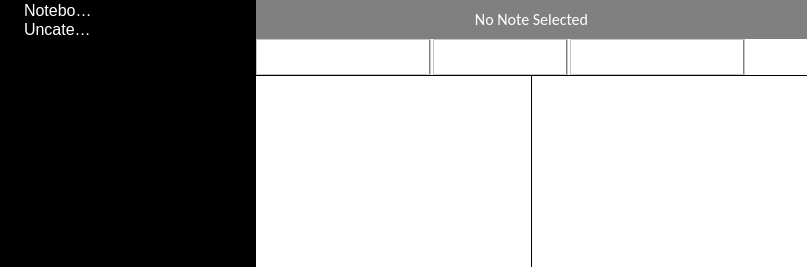
        <widget class="QWidget" name="centralView" native="true">
         <property name="sizePolicy">
          <sizepolicy hsizetype="Preferred" vsizetype="Preferred">
           <horstretch>0</horstretch>
           <verstretch>0</verstretch>
          </sizepolicy>
         </property>
         <property name="minimumSize">
          <size>
           <width>0</width>
           <height>0</height>
          </size>
         </property>
         <property name="styleSheet">
          <string notr="true">QWidget{
	margin:0px;
	padding:0px;
}</string>
         </property>
         <layout class="QHBoxLayout" name="horizontalLayout_5">
          <property name="spacing">
           <number>0</number>
          </property>
          <property name="leftMargin">
           <number>0</number>
          </property>
          <property name="topMargin">
           <number>0</number>
          </property>
          <property name="rightMargin">
           <number>0</number>
          </property>
          <property name="bottomMargin">
           <number>0</number>
          </property>
          <item>
           <widget class="QTreeWidget" name="treeWidget">
            <property name="enabled">
             <bool>true</bool>
            </property>
            <property name="sizePolicy">
             <sizepolicy hsizetype="Maximum" vsizetype="Preferred">
              <horstretch>0</horstretch>
              <verstretch>0</verstretch>
             </sizepolicy>
            </property>
            <property name="minimumSize">
             <size>
              <width>200</width>
              <height>0</height>
             </size>
            </property>
            <property name="contextMenuPolicy">
             <enum>Qt::CustomContextMenu</enum>
            </property>
            <property name="autoFillBackground">
             <bool>false</bool>
            </property>
            <property name="styleSheet">
             <string notr="true">QTreeView {
	background-color:black;
	color:white;
	alternate-background-color:gray;
}

</string>
            </property>
            <property name="frameShape">
             <enum>QFrame::WinPanel</enum>
            </property>
            <property name="frameShadow">
             <enum>QFrame::Raised</enum>
            </property>
            <property name="horizontalScrollBarPolicy">
             <enum>Qt::ScrollBarAsNeeded</enum>
            </property>
            <property name="sizeAdjustPolicy">
             <enum>QAbstractScrollArea::AdjustIgnored</enum>
            </property>
            <property name="showDropIndicator" stdset="0">
             <bool>true</bool>
            </property>
            <property name="horizontalScrollMode">
             <enum>QAbstractItemView::ScrollPerPixel</enum>
            </property>
            <property name="rootIsDecorated">
             <bool>true</bool>
            </property>
            <property name="uniformRowHeights">
             <bool>true</bool>
            </property>
            <property name="animated">
             <bool>true</bool>
            </property>
            <property name="wordWrap">
             <bool>false</bool>
            </property>
            <property name="headerHidden">
             <bool>true</bool>
            </property>
            <property name="expandsOnDoubleClick">
             <bool>true</bool>
            </property>
            <property name="columnCount">
             <number>1</number>
            </property>
            <attribute name="headerVisible">
             <bool>false</bool>
            </attribute>
            <attribute name="headerCascadingSectionResizes">
             <bool>false</bool>
            </attribute>
            <attribute name="headerHighlightSections">
             <bool>false</bool>
            </attribute>
            <attribute name="headerStretchLastSection">
             <bool>false</bool>
            </attribute>
            <column>
             <property name="text">
              <string>Notes</string>
             </property>
            </column>
            <item>
             <property name="text">
              <string>Notebooks</string>
             </property>
             <property name="font">
              <font>
               <pointsize>12</pointsize>
              </font>
             </property>
            </item>
            <item>
             <property name="text">
              <string>Uncategorized</string>
             </property>
             <property name="font">
              <font>
               <pointsize>12</pointsize>
              </font>
             </property>
            </item>
           </widget>
          </item>
          <item>
           <widget class="QWidget" name="editorArea" native="true">
            <property name="sizePolicy">
             <sizepolicy hsizetype="Preferred" vsizetype="Preferred">
              <horstretch>0</horstretch>
              <verstretch>0</verstretch>
             </sizepolicy>
            </property>
            <property name="styleSheet">
             <string notr="true">QWidget{
	background-color:white;
	margin:0px;
	padding:0px;
}
</string>
            </property>
            <layout class="QVBoxLayout" name="verticalLayout_2">
             <property name="spacing">
              <number>0</number>
             </property>
             <property name="leftMargin">
              <number>0</number>
             </property>
             <property name="topMargin">
              <number>0</number>
             </property>
             <property name="rightMargin">
              <number>0</number>
             </property>
             <property name="bottomMargin">
              <number>0</number>
             </property>
             <item>
              <widget class="QWidget" name="titleArea" native="true">
               <property name="sizePolicy">
                <sizepolicy hsizetype="Preferred" vsizetype="Fixed">
                 <horstretch>0</horstretch>
                 <verstretch>0</verstretch>
                </sizepolicy>
               </property>
               <property name="font">
                <font>
                 <family>Calibri</family>
                 <pointsize>3</pointsize>
                 <weight>75</weight>
                 <italic>true</italic>
                 <bold>true</bold>
                 <kerning>true</kerning>
                </font>
               </property>
               <property name="styleSheet">
                <string notr="true">padding:0px;
margin :0px;
background-color:grey;</string>
               </property>
               <layout class="QHBoxLayout" name="horizontalLayout">
                <property name="spacing">
                 <number>0</number>
                </property>
                <item>
                 <widget class="QLabel" name="fileName">
                  <property name="font">
                   <font>
                    <family>Calibri</family>
                    <pointsize>12</pointsize>
                   </font>
                  </property>
                  <property name="styleSheet">
                   <string notr="true"/>
                  </property>
                  <property name="text">
                   <string>&lt;html&gt;&lt;head/&gt;&lt;body&gt;&lt;p&gt;&lt;span style=&quot; color:#ffffff;&quot;&gt;No Note Selected&lt;/span&gt;&lt;/p&gt;&lt;/body&gt;&lt;/html&gt;</string>
                  </property>
                  <property name="scaledContents">
                   <bool>false</bool>
                  </property>
                  <property name="alignment">
                   <set>Qt::AlignCenter</set>
                  </property>
                  <property name="textInteractionFlags">
                   <set>Qt::TextSelectableByMouse</set>
                  </property>
                 </widget>
                </item>
               </layout>
              </widget>
             </item>
             <item>
              <widget class="QWidget" name="editingButtons" native="true">
               <property name="enabled">
                <bool>true</bool>
               </property>
               <property name="sizePolicy">
                <sizepolicy hsizetype="Minimum" vsizetype="Maximum">
                 <horstretch>0</horstretch>
                 <verstretch>0</verstretch>
                </sizepolicy>
               </property>
               <property name="mouseTracking">
                <bool>false</bool>
               </property>
               <property name="layoutDirection">
                <enum>Qt::LeftToRight</enum>
               </property>
               <property name="autoFillBackground">
                <bool>false</bool>
               </property>
               <property name="styleSheet">
                <string notr="true">QFrame{
	border-right:2px solid gray;
	padding:0px;
	margin:0px;
	background-color:white;	
}

QPushButton{
	border-style:None;
	padding:3px;
}

QPushButton:hover{
	border-style:solid;
	border-color:black;
	background-origin:border-box;
	padding-top: 3px;
    padding-left: 4px;
}

QPushButton:pressed{
	padding-top: 1px;
	padding-left :1px;
}</string>
               </property>
               <layout class="QHBoxLayout" name="horizontalLayout_3">
                <property name="spacing">
                 <number>2</number>
                </property>
                <property name="leftMargin">
                 <number>0</number>
                </property>
                <property name="topMargin">
                 <number>0</number>
                </property>
                <property name="rightMargin">
                 <number>2</number>
                </property>
                <property name="bottomMargin">
                 <number>0</number>
                </property>
                <item>
                 <widget class="QFrame" name="formatFrame">
                  <property name="styleSheet">
                   <string notr="true">QPushButton{
	margin:0px;
	padding:1px;
}

QPushButton:hover{
	border-style:solid;
	border-color:black;
	background-origin:border-box;
	padding-top: 3px;
    padding-left: 4px;
}

QPushButton:pressed{
	padding-top: 1px;
	padding-left :1px;
}</string>
                  </property>
                  <property name="frameShape">
                   <enum>QFrame::StyledPanel</enum>
                  </property>
                  <property name="frameShadow">
                   <enum>QFrame::Raised</enum>
                  </property>
                  <layout class="QHBoxLayout" name="horizontalLayout_7">
                   <item>
                    <widget class="QPushButton" name="boldButton">
                     <property name="sizePolicy">
                      <sizepolicy hsizetype="Minimum" vsizetype="Fixed">
                       <horstretch>0</horstretch>
                       <verstretch>0</verstretch>
                      </sizepolicy>
                     </property>
                     <property name="cursor">
                      <cursorShape>PointingHandCursor</cursorShape>
                     </property>
                     <property name="focusPolicy">
                      <enum>Qt::StrongFocus</enum>
                     </property>
                     <property name="toolTip">
                      <string>Bold</string>
                     </property>
                     <property name="styleSheet">
                      <string notr="true"/>
                     </property>
                     <property name="text">
                      <string/>
                     </property>
                     <property name="icon">
                      <iconset resource="../../../resource.qrc">
                       <normaloff>:/icons/Icons/32x32/font_bold.png</normaloff>:/icons/Icons/32x32/font_bold.png</iconset>
                     </property>
                     <property name="iconSize">
                      <size>
                       <width>32</width>
                       <height>32</height>
                      </size>
                     </property>
                     <property name="autoExclusive">
                      <bool>false</bool>
                     </property>
                    </widget>
                   </item>
                   <item>
                    <widget class="QPushButton" name="italicButton">
                     <property name="cursor">
                      <cursorShape>PointingHandCursor</cursorShape>
                     </property>
                     <property name="toolTip">
                      <string>Italic</string>
                     </property>
                     <property name="styleSheet">
                      <string notr="true"/>
                     </property>
                     <property name="text">
                      <string/>
                     </property>
                     <property name="icon">
                      <iconset resource="../../../resource.qrc">
                       <normaloff>:/icons/Icons/32x32/font_italic.png</normaloff>:/icons/Icons/32x32/font_italic.png</iconset>
                     </property>
                     <property name="iconSize">
                      <size>
                       <width>32</width>
                       <height>32</height>
                      </size>
                     </property>
                    </widget>
                   </item>
                   <item>
                    <widget class="QPushButton" name="numberedList">
                     <property name="cursor">
                      <cursorShape>PointingHandCursor</cursorShape>
                     </property>
                     <property name="toolTip">
                      <string>Numbered list</string>
                     </property>
                     <property name="styleSheet">
                      <string notr="true"/>
                     </property>
                     <property name="text">
                      <string/>
                     </property>
                     <property name="icon">
                      <iconset resource="../../../resource.qrc">
                       <normaloff>:/icons/Icons/32x32/numbered_list.png</normaloff>:/icons/Icons/32x32/numbered_list.png</iconset>
                     </property>
                     <property name="iconSize">
                      <size>
                       <width>32</width>
                       <height>32</height>
                      </size>
                     </property>
                    </widget>
                   </item>
                   <item>
                    <widget class="QPushButton" name="bullets">
                     <property name="cursor">
                      <cursorShape>PointingHandCursor</cursorShape>
                     </property>
                     <property name="focusPolicy">
                      <enum>Qt::ClickFocus</enum>
                     </property>
                     <property name="toolTip">
                      <string>Bullets</string>
                     </property>
                     <property name="styleSheet">
                      <string notr="true"/>
                     </property>
                     <property name="text">
                      <string/>
                     </property>
                     <property name="icon">
                      <iconset resource="../../../resource.qrc">
                       <normaloff>:/icons/Icons/32x32/bullets.png</normaloff>:/icons/Icons/32x32/bullets.png</iconset>
                     </property>
                     <property name="iconSize">
                      <size>
                       <width>32</width>
                       <height>32</height>
                      </size>
                     </property>
                     <property name="checkable">
                      <bool>false</bool>
                     </property>
                     <property name="default">
                      <bool>false</bool>
                     </property>
                     <property name="flat">
                      <bool>false</bool>
                     </property>
                    </widget>
                   </item>
                  </layout>
                 </widget>
                </item>
                <item>
                 <widget class="QFrame" name="insertFrame">
                  <property name="styleSheet">
                   <string notr="true">QPushButton{
	margin:0px;
	padding:1px;
}

QPushButton:hover{
	border-style:solid;
	border-color:black;
	background-origin:border-box;
	padding-top: 3px;
    padding-left: 4px;
}

QPushButton:pressed{
	padding-top: 1px;
	padding-left :1px;
}</string>
                  </property>
                  <property name="frameShape">
                   <enum>QFrame::StyledPanel</enum>
                  </property>
                  <property name="frameShadow">
                   <enum>QFrame::Raised</enum>
                  </property>
                  <layout class="QHBoxLayout" name="horizontalLayout_8">
                   <item>
                    <widget class="QPushButton" name="link">
                     <property name="cursor">
                      <cursorShape>PointingHandCursor</cursorShape>
                     </property>
                     <property name="toolTip">
                      <string>Insert link</string>
                     </property>
                     <property name="styleSheet">
                      <string notr="true"/>
                     </property>
                     <property name="text">
                      <string/>
                     </property>
                     <property name="icon">
                      <iconset resource="../../../resource.qrc">
                       <normaloff>:/icons/Icons/32x32/link.png</normaloff>:/icons/Icons/32x32/link.png</iconset>
                     </property>
                     <property name="iconSize">
                      <size>
                       <width>32</width>
                       <height>32</height>
                      </size>
                     </property>
                    </widget>
                   </item>
                   <item>
                    <widget class="QPushButton" name="insertFile">
                     <property name="cursor">
                      <cursorShape>PointingHandCursor</cursorShape>
                     </property>
                     <property name="toolTip">
                      <string>Insert image</string>
                     </property>
                     <property name="styleSheet">
                      <string notr="true"/>
                     </property>
                     <property name="text">
                      <string/>
                     </property>
                     <property name="icon">
                      <iconset resource="../../../resource.qrc">
                       <normaloff>:/icons/Icons/32x32/image.png</normaloff>:/icons/Icons/32x32/image.png</iconset>
                     </property>
                     <property name="iconSize">
                      <size>
                       <width>32</width>
                       <height>32</height>
                      </size>
                     </property>
                    </widget>
                   </item>
                   <item>
                    <widget class="QPushButton" name="code">
                     <property name="cursor">
                      <cursorShape>PointingHandCursor</cursorShape>
                     </property>
                     <property name="toolTip">
                      <string>Insert code</string>
                     </property>
                     <property name="styleSheet">
                      <string notr="true"/>
                     </property>
                     <property name="text">
                      <string/>
                     </property>
                     <property name="icon">
                      <iconset resource="../../../resource.qrc">
                       <normaloff>:/icons/Icons/32x32/brackets.png</normaloff>:/icons/Icons/32x32/brackets.png</iconset>
                     </property>
                     <property name="iconSize">
                      <size>
                       <width>32</width>
                       <height>32</height>
                      </size>
                     </property>
                    </widget>
                   </item>
                  </layout>
                 </widget>
                </item>
                <item>
                 <widget class="QFrame" name="encryptionFrame">
                  <property name="styleSheet">
                   <string notr="true">QPushButton{
	margin:0px;
	padding:1px;
}

QPushButton:hover{
	border-style:solid;
	border-color:black;
	background-origin:border-box;
	padding-top: 3px;
    padding-left: 4px;
}

QPushButton:pressed{
	padding-top: 1px;
	padding-left :1px;
}</string>
                  </property>
                  <property name="frameShape">
                   <enum>QFrame::StyledPanel</enum>
                  </property>
                  <property name="frameShadow">
                   <enum>QFrame::Raised</enum>
                  </property>
                  <property name="lineWidth">
                   <number>1</number>
                  </property>
                  <layout class="QHBoxLayout" name="horizontalLayout_9">
                   <property name="spacing">
                    <number>6</number>
                   </property>
                   <item>
                    <widget class="QPushButton" name="encryptionButton">
                     <property name="cursor">
                      <cursorShape>PointingHandCursor</cursorShape>
                     </property>
                     <property name="toolTip">
                      <string>Encrypt note</string>
                     </property>
                     <property name="styleSheet">
                      <string notr="true"/>
                     </property>
                     <property name="text">
                      <string/>
                     </property>
                     <property name="icon">
                      <iconset resource="../../../resource.qrc">
                       <normaloff>:/icons/Icons/32x32/encrypt.png</normaloff>:/icons/Icons/32x32/encrypt.png</iconset>
                     </property>
                     <property name="iconSize">
                      <size>
                       <width>32</width>
                       <height>32</height>
                      </size>
                     </property>
                     <property name="checkable">
                      <bool>true</bool>
                     </property>
                     <property name="checked">
                      <bool>false</bool>
                     </property>
                    </widget>
                   </item>
                   <item>
                    <widget class="QPushButton" name="decryptionButton">
                     <property name="cursor">
                      <cursorShape>PointingHandCursor</cursorShape>
                     </property>
                     <property name="toolTip">
                      <string>Decrypt note</string>
                     </property>
                     <property name="styleSheet">
                      <string notr="true"/>
                     </property>
                     <property name="text">
                      <string/>
                     </property>
                     <property name="icon">
                      <iconset resource="../../../resource.qrc">
                       <normaloff>:/icons/Icons/32x32/decrypt.png</normaloff>:/icons/Icons/32x32/decrypt.png</iconset>
                     </property>
                     <property name="iconSize">
                      <size>
                       <width>32</width>
                       <height>32</height>
                      </size>
                     </property>
                    </widget>
                   </item>
                   <item>
                    <widget class="QPushButton" name="permanentDecrypt">
                     <property name="cursor">
                      <cursorShape>PointingHandCursor</cursorShape>
                     </property>
                     <property name="toolTip">
                      <string>Permanent decrypt</string>
                     </property>
                     <property name="styleSheet">
                      <string notr="true">image: url(:/icons/Icons/16x16/encrypt_20.png);
</string>
                     </property>
                     <property name="text">
                      <string/>
                     </property>
                     <property name="icon">
                      <iconset resource="../../../resource.qrc">
                       <normaloff>:/icons/Icons/32x32/cancel.png</normaloff>:/icons/Icons/32x32/cancel.png</iconset>
                     </property>
                     <property name="iconSize">
                      <size>
                       <width>32</width>
                       <height>32</height>
                      </size>
                     </property>
                    </widget>
                   </item>
                   <item>
                    <widget class="QPushButton" name="changePasswordButton">
                     <property name="cursor">
                      <cursorShape>PointingHandCursor</cursorShape>
                     </property>
                     <property name="toolTip">
                      <string>Change encryption password of this note</string>
                     </property>
                     <property name="text">
                      <string/>
                     </property>
                     <property name="icon">
                      <iconset resource="../../../resource.qrc">
                       <normaloff>:/icons/Icons/32x32/key.png</normaloff>:/icons/Icons/32x32/key.png</iconset>
                     </property>
                     <property name="iconSize">
                      <size>
                       <width>32</width>
                       <height>32</height>
                      </size>
                     </property>
                    </widget>
                   </item>
                  </layout>
                 </widget>
                </item>
                <item>
                 <widget class="QPushButton" name="dateTime">
                  <property name="cursor">
                   <cursorShape>PointingHandCursor</cursorShape>
                  </property>
                  <property name="toolTip">
                   <string>Date and time</string>
                  </property>
                  <property name="styleSheet">
                   <string notr="true"/>
                  </property>
                  <property name="text">
                   <string/>
                  </property>
                  <property name="icon">
                   <iconset resource="../../../resource.qrc">
                    <normaloff>:/icons/Icons/32x32/clock.png</normaloff>:/icons/Icons/32x32/clock.png</iconset>
                  </property>
                  <property name="iconSize">
                   <size>
                    <width>32</width>
                    <height>32</height>
                   </size>
                  </property>
                 </widget>
                </item>
                <item>
                 <spacer name="horizontalSpacer">
                  <property name="orientation">
                   <enum>Qt::Horizontal</enum>
                  </property>
                  <property name="sizeType">
                   <enum>QSizePolicy::Expanding</enum>
                  </property>
                  <property name="sizeHint" stdset="0">
                   <size>
                    <width>20</width>
                    <height>20</height>
                   </size>
                  </property>
                 </spacer>
                </item>
               </layout>
              </widget>
             </item>
             <item>
              <widget class="QWidget" name="editingSection" native="true">
               <property name="styleSheet">
                <string notr="true"/>
               </property>
               <layout class="QHBoxLayout" name="horizontalLayout_2">
                <property name="spacing">
                 <number>0</number>
                </property>
                <property name="leftMargin">
                 <number>0</number>
                </property>
                <property name="topMargin">
                 <number>0</number>
                </property>
                <property name="rightMargin">
                 <number>0</number>
                </property>
                <property name="bottomMargin">
                 <number>0</number>
                </property>
                <item>
                 <widget class="QPlainTextEdit" name="plainTextEdit">
                  <property name="sizePolicy">
                   <sizepolicy hsizetype="Preferred" vsizetype="Preferred">
                    <horstretch>0</horstretch>
                    <verstretch>0</verstretch>
                   </sizepolicy>
                  </property>
                  <property name="font">
                   <font>
                    <family>Calibri</family>
                    <pointsize>17</pointsize>
                    <weight>50</weight>
                    <italic>false</italic>
                    <bold>false</bold>
                   </font>
                  </property>
                  <property name="styleSheet">
                   <string notr="true">QPlainTextEdit{
    background-color: white;
	border-top:1px solid black;
	border-right:1px solid black;
	selection-background-color:rgba(243, 255, 77,0.4);
	selection-color:	darkblue;
}



</string>
                  </property>
                  <property name="frameShape">
                   <enum>QFrame::Panel</enum>
                  </property>
                  <property name="frameShadow">
                   <enum>QFrame::Raised</enum>
                  </property>
                  <property name="lineWidth">
                   <number>1</number>
                  </property>
                  <property name="midLineWidth">
                   <number>0</number>
                  </property>
                  <property name="verticalScrollBarPolicy">
                   <enum>Qt::ScrollBarAsNeeded</enum>
                  </property>
                  <property name="plainText">
                   <string/>
                  </property>
                  <property name="centerOnScroll">
                   <bool>true</bool>
                  </property>
                  <property name="placeholderText">
                   <string>Type here....</string>
                  </property>
                 </widget>
                </item>
                <item>
                 <widget class="QTextBrowser" name="mdViewer">
                  <property name="sizePolicy">
                   <sizepolicy hsizetype="Preferred" vsizetype="Preferred">
                    <horstretch>0</horstretch>
                    <verstretch>0</verstretch>
                   </sizepolicy>
                  </property>
                  <property name="font">
                   <font>
                    <pointsize>17</pointsize>
                   </font>
                  </property>
                  <property name="styleSheet">
                   <string notr="true">QTextBrowser{
	border-top:1px solid black;
    background-color: white;
	selection-background-color:rgba(243, 255, 77,0.4);
	selection-color:darkblue;
}
</string>
                  </property>
                  <property name="frameShape">
                   <enum>QFrame::NoFrame</enum>
                  </property>
                  <property name="frameShadow">
                   <enum>QFrame::Raised</enum>
                  </property>
                  <property name="lineWidth">
                   <number>1</number>
                  </property>
                  <property name="verticalScrollBarPolicy">
                   <enum>Qt::ScrollBarAsNeeded</enum>
                  </property>
                  <property name="horizontalScrollBarPolicy">
                   <enum>Qt::ScrollBarAsNeeded</enum>
                  </property>
                  <property name="textInteractionFlags">
                   <set>Qt::TextBrowserInteraction</set>
                  </property>
                  <property name="openLinks">
                   <bool>false</bool>
                  </property>
                 </widget>
                </item>
               </layout>
              </widget>
             </item>
            </layout>
           </widget>
          </item>
         </layout>
        </widget>
